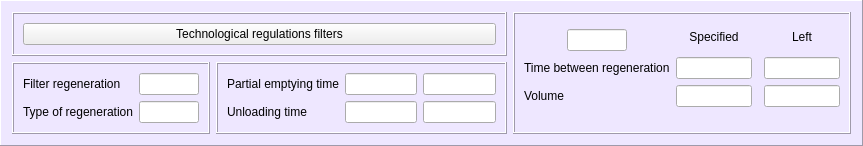
  <widget class="QFrame" name="Parameters">
   <property name="geometry">
    <rect>
     <x>234</x>
     <y>20</y>
     <width>863</width>
     <height>131</height>
    </rect>
   </property>
   <property name="font">
    <font>
     <pointsize>12</pointsize>
    </font>
   </property>
   <property name="styleSheet">
    <string notr="true">QFrame {
	background-color: rgb(238, 231, 255);
}</string>
   </property>
   <property name="frameShape">
    <enum>QFrame::Panel</enum>
   </property>
   <property name="frameShadow">
    <enum>QFrame::Raised</enum>
   </property>
   <layout class="QGridLayout" name="gridLayout_4">
    <item row="0" column="0" colspan="2">
     <widget class="QFrame" name="frame">
      <property name="frameShape">
       <enum>QFrame::Box</enum>
      </property>
      <property name="frameShadow">
       <enum>QFrame::Raised</enum>
      </property>
      <layout class="QHBoxLayout" name="horizontalLayout">
       <item>
        <widget class="QPushButton" name="bn_TParam">
         <property name="text">
          <string>Technological regulations filters</string>
         </property>
        </widget>
       </item>
      </layout>
     </widget>
    </item>
    <item row="0" column="2" rowspan="2">
     <widget class="QFrame" name="frame_2">
      <property name="frameShape">
       <enum>QFrame::Box</enum>
      </property>
      <property name="frameShadow">
       <enum>QFrame::Raised</enum>
      </property>
      <layout class="QGridLayout" name="gridLayout_3">
       <item row="0" column="3" rowspan="2">
        <widget class="QLabel" name="label_9">
         <property name="text">
          <string>Specified</string>
         </property>
         <property name="alignment">
          <set>Qt::AlignCenter</set>
         </property>
        </widget>
       </item>
       <item row="0" column="5" rowspan="2">
        <widget class="QLabel" name="label_10">
         <property name="text">
          <string>Left</string>
         </property>
         <property name="alignment">
          <set>Qt::AlignCenter</set>
         </property>
        </widget>
       </item>
       <item row="4" column="0" colspan="3">
        <widget class="QLabel" name="label_8">
         <property name="text">
          <string>Volume</string>
         </property>
        </widget>
       </item>
       <item row="4" column="5">
        <widget class="QLineEdit" name="le_Q">
         <property name="alignment">
          <set>Qt::AlignCenter</set>
         </property>
        </widget>
       </item>
       <item row="2" column="5">
        <widget class="QLineEdit" name="le_Tper">
         <property name="alignment">
          <set>Qt::AlignCenter</set>
         </property>
        </widget>
       </item>
       <item row="4" column="3">
        <widget class="QLineEdit" name="le_Q_zd">
         <property name="alignment">
          <set>Qt::AlignCenter</set>
         </property>
        </widget>
       </item>
       <item row="2" column="3">
        <widget class="QLineEdit" name="le_Tper_zd">
         <property name="alignment">
          <set>Qt::AlignCenter</set>
         </property>
        </widget>
       </item>
       <item row="2" column="0" colspan="3">
        <widget class="QLabel" name="label_7">
         <property name="text">
          <string>Time between regeneration</string>
         </property>
        </widget>
       </item>
       <item row="1" column="2">
        <spacer name="horizontalSpacer">
         <property name="orientation">
          <enum>Qt::Horizontal</enum>
         </property>
         <property name="sizeHint" stdset="0">
          <size>
           <width>40</width>
           <height>20</height>
          </size>
         </property>
        </spacer>
       </item>
       <item row="1" column="0">
        <spacer name="horizontalSpacer_2">
         <property name="orientation">
          <enum>Qt::Horizontal</enum>
         </property>
         <property name="sizeHint" stdset="0">
          <size>
           <width>40</width>
           <height>20</height>
          </size>
         </property>
        </spacer>
       </item>
       <item row="1" column="1">
        <widget class="QLineEdit" name="leNc_zd">
         <property name="sizePolicy">
          <sizepolicy hsizetype="Preferred" vsizetype="Preferred">
           <horstretch>0</horstretch>
           <verstretch>0</verstretch>
          </sizepolicy>
         </property>
         <property name="minimumSize">
          <size>
           <width>60</width>
           <height>0</height>
          </size>
         </property>
         <property name="maximumSize">
          <size>
           <width>60</width>
           <height>16777215</height>
          </size>
         </property>
         <property name="readOnly">
          <bool>true</bool>
         </property>
        </widget>
       </item>
       <item row="5" column="0" colspan="6">
        <spacer name="verticalSpacer">
         <property name="orientation">
          <enum>Qt::Vertical</enum>
         </property>
         <property name="sizeHint" stdset="0">
          <size>
           <width>20</width>
           <height>40</height>
          </size>
         </property>
        </spacer>
       </item>
      </layout>
     </widget>
    </item>
    <item row="1" column="0">
     <widget class="QFrame" name="frame_4">
      <property name="frameShape">
       <enum>QFrame::Box</enum>
      </property>
      <property name="frameShadow">
       <enum>QFrame::Raised</enum>
      </property>
      <layout class="QGridLayout" name="gridLayout_2">
       <item row="0" column="0">
        <widget class="QLabel" name="label_5">
         <property name="text">
          <string>Filter regeneration</string>
         </property>
        </widget>
       </item>
       <item row="0" column="1">
        <widget class="QLineEdit" name="le_NomCur">
         <property name="sizePolicy">
          <sizepolicy hsizetype="Minimum" vsizetype="Fixed">
           <horstretch>0</horstretch>
           <verstretch>0</verstretch>
          </sizepolicy>
         </property>
         <property name="maximumSize">
          <size>
           <width>60</width>
           <height>16777215</height>
          </size>
         </property>
         <property name="alignment">
          <set>Qt::AlignCenter</set>
         </property>
        </widget>
       </item>
       <item row="1" column="0">
        <widget class="QLabel" name="label_6">
         <property name="text">
          <string>Type of regeneration</string>
         </property>
        </widget>
       </item>
       <item row="1" column="1">
        <widget class="QLineEdit" name="le_r_l">
         <property name="sizePolicy">
          <sizepolicy hsizetype="Minimum" vsizetype="Fixed">
           <horstretch>0</horstretch>
           <verstretch>0</verstretch>
          </sizepolicy>
         </property>
         <property name="maximumSize">
          <size>
           <width>60</width>
           <height>16777215</height>
          </size>
         </property>
         <property name="alignment">
          <set>Qt::AlignCenter</set>
         </property>
        </widget>
       </item>
      </layout>
     </widget>
    </item>
    <item row="1" column="1">
     <widget class="QFrame" name="frame_3">
      <property name="frameShape">
       <enum>QFrame::Box</enum>
      </property>
      <property name="frameShadow">
       <enum>QFrame::Raised</enum>
      </property>
      <layout class="QGridLayout" name="gridLayout">
       <item row="0" column="0">
        <widget class="QLabel" name="label_3">
         <property name="text">
          <string>Partial emptying time</string>
         </property>
        </widget>
       </item>
       <item row="0" column="1">
        <widget class="QLineEdit" name="le_T_v2_zd">
         <property name="alignment">
          <set>Qt::AlignCenter</set>
         </property>
        </widget>
       </item>
       <item row="1" column="0">
        <widget class="QLabel" name="label_4">
         <property name="text">
          <string>Unloading time</string>
         </property>
        </widget>
       </item>
       <item row="1" column="1">
        <widget class="QLineEdit" name="le_T_v3_zd">
         <property name="alignment">
          <set>Qt::AlignCenter</set>
         </property>
        </widget>
       </item>
       <item row="0" column="2">
        <widget class="QLineEdit" name="le_T_v2">
         <property name="alignment">
          <set>Qt::AlignCenter</set>
         </property>
        </widget>
       </item>
       <item row="1" column="2">
        <widget class="QLineEdit" name="le_T_v3">
         <property name="alignment">
          <set>Qt::AlignCenter</set>
         </property>
        </widget>
       </item>
      </layout>
     </widget>
    </item>
   </layout>
  </widget>
